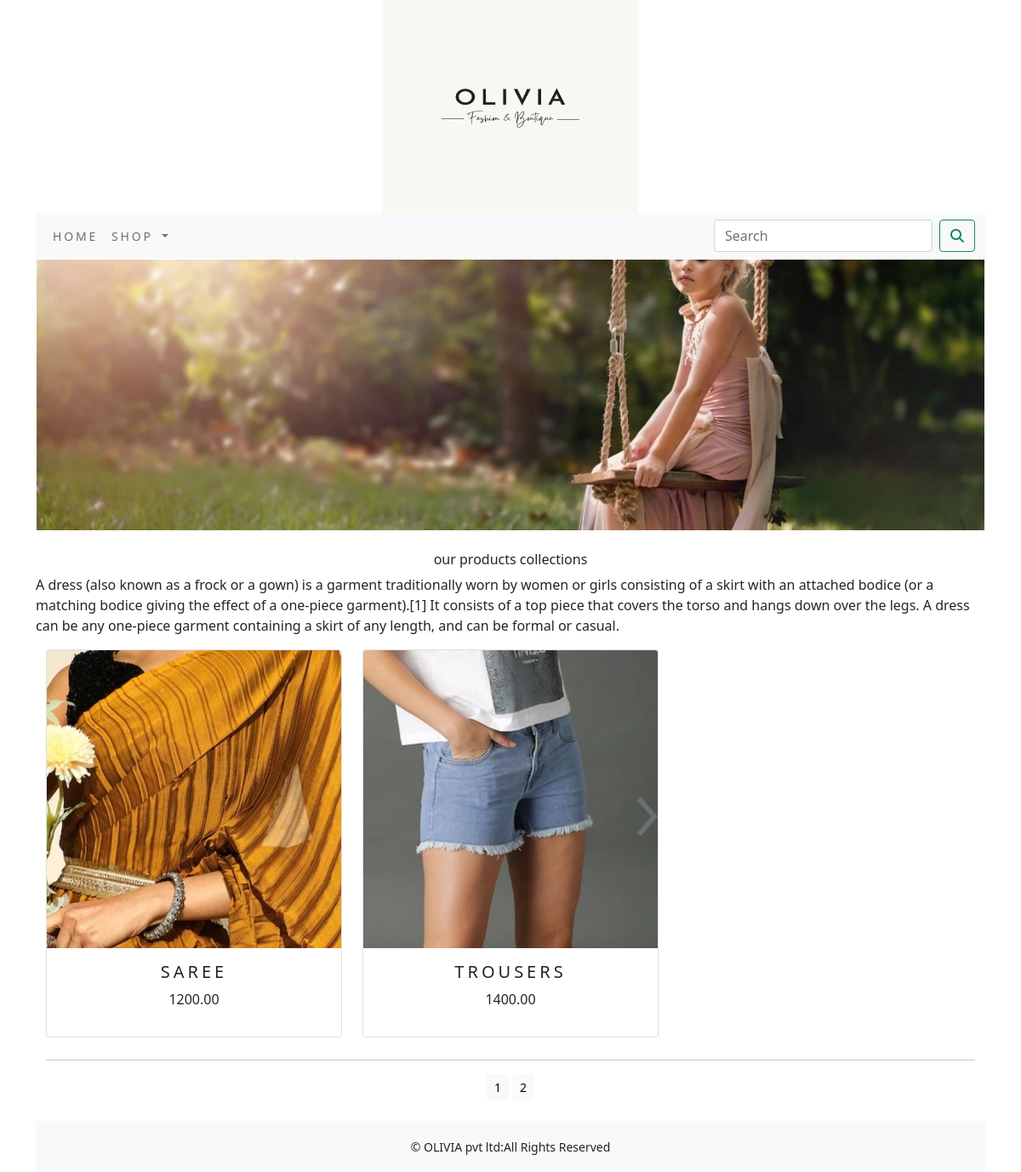
Screenshot of /shop/?page=2 with the database file from the repository.
### shop/models.py (models this page shows, shortened)
class Product(models.Model):
     name = models.CharField(max_length=250, unique=True)
     slug = models.SlugField(max_length=250, unique=True)
     description = models.TextField(blank=True)
     price=models.DecimalField(max_digits=10,decimal_places=2)
     category=models.ForeignKey(Category,on_delete=models.CASCADE)
     image = models.ImageField(upload_to='product', blank=True,default=None)
     stock=models.IntegerField()
     available=models.BooleanField(default=True)
     created=models.DateTimeField(auto_now_add=True)
     def get_url(self):
         return reverse('shop:prodCatdetail',args=[self.category.slug,self.slug])
     class Meta:
         ordering = ('name',)
         verbose_name = 'product'
         verbose_name_plural = 'products'

### shop/views.py (the view)
# urls.py: path('',views.allProdCat,name='allProdCat'),
def allProdCat(request,c_slug=None):
    c_page=None
    products_list=None
    if c_slug!=None:
        c_page=get_object_or_404(Category,slug=c_slug)
        products_list=Product.objects.all().filter(category=c_page,available=True)
    else:
        products_list=Product.objects.all().filter(available=True)
    paginator=Paginator(products_list,6)
    try:
        page=int(request.GET.get('page','1'))
    except:
        page=1
    try:
        products=paginator.page(page)
    except (EmptyPage,InvalidPage):
        products=paginator.page(paginator.num_pages)
    return render(request,"category.html",{'category':c_page,'products':products})

### cart/context_processors.py (called while the page is built)
def counter(request):
    item_count=0
    if 'admin' in request.path:
        return {}
    else:
        try:
            cart=Cart.objects.filter(cart_id=_cart_id(request))
            cart_items=CartItem.objects.all().filter(cart=cart[:1])
            for cart_item in cart_items:
                item_count=cart_item.quantity
        except Cart.DoesNotExist:
            item_count =0
    return dict(item_count=item_count)

### cart/views.py (called while the page is built)
def _cart_id(request):
    cart=request.session.session_key
    if not cart:
        cart=request.session.create()
    return cart

### shop/context_processors.py (called while the page is built)
def menu_links(request):
    links=Category.objects.all()
    return dict(links=links)

### shop/models.py (called while the page is built)
    def get_url(self):
        return reverse('shop:product_by_category',args=[self.slug])

### templates/category.html (shortened to what this page needs)
{% extends 'base.html' %}
{% load static %}
{% block content %}
<div>
    {% if category %}
    <img  class="my_image" src="{{category.image.url}}" alt="{{category.name}}">
    </div>
    <br>
<div class="mx_auto">
      <h1 class="text-center my_title">{{category.name}}</h1>
      <p class="text-justify">{{category.description}}</p>
    </div>
    {% else %}
<div>
    <center>
    <img class="my_image my_image_padding" src="{% static 'img/banner.jpg' %}" alt="our products" height="500" width="1100">
    </center>
</div>
<br>
<div>
   <h1 class="text-center my_title"> our products collections</h1>
   <p class="text-justify">A dress (also known as a frock or a gown) is a garment traditionally worn by women or girls consisting of a skirt with an attached bodice (or a matching bodice giving the effect of a one-piece garment).[1] It consists of a top piece that covers the torso and hangs down over the legs. A dress can be any one-piece garment containing a skirt of any length, and can be formal or casual.
</p>
</div>
    {% endif %}
<div class="container">
    <div class="row mx_auto">
      {% for product in products.object_list %}
    <div class="my_bottom_margin col-6 col-sm-12 col-md-4 col-lg-4" >
        <div class="card text-center" style="min-width:18rem;">
           <a href="{{product.get_url}}"><img class="card-img-top my_image" style="height:350px;" src="{{product.image.url}}" alt="{{product.name}}"></a>
       <div class="card-body">
           <h4>{{product.name}}</h4>
           <p>{{product.price}}</p>
        </div>
       </div>
   </div>
     {% endfor %}
  </div>
    <div class="mx_auto">
        {% if products.paginator.num_pages > 1 %}
        <hr>
        <div class="text-center">
            {% for pg in products.paginator.page_range %}
               <a href="?page={{pg}}" class="btn btn-light btn-sm {% if products.number == pg %} active {% endif %}">{{pg}}</a>
             {% endfor %}
 </div>
   {% endif %}
    </div>
    <br>
</div>
{% endblock %}

### static/css/custom.css (style rules this page uses)
body { font-family: 'Roboto', sans-serif; }
.my_image { width: 100%; height: 40vh; object-fit: cover; }
.my_title { font-size:16px; text_transform:uppercase; letterspacing:.2em; }
.my_image_padding { padding:1px; }
.my_bottom_margin { margin-bottom:10px; }
.card-body h4 { font-size:20px; text-transform:uppercase; letter-spacing:.2em; }

### rows the page displays
Product: image (picture), name "SAREE", price "1200.00"
Product: image (picture), name "TROUSERS", price "1400.00"

### other values shown
{{ pg }} "1" "2"
